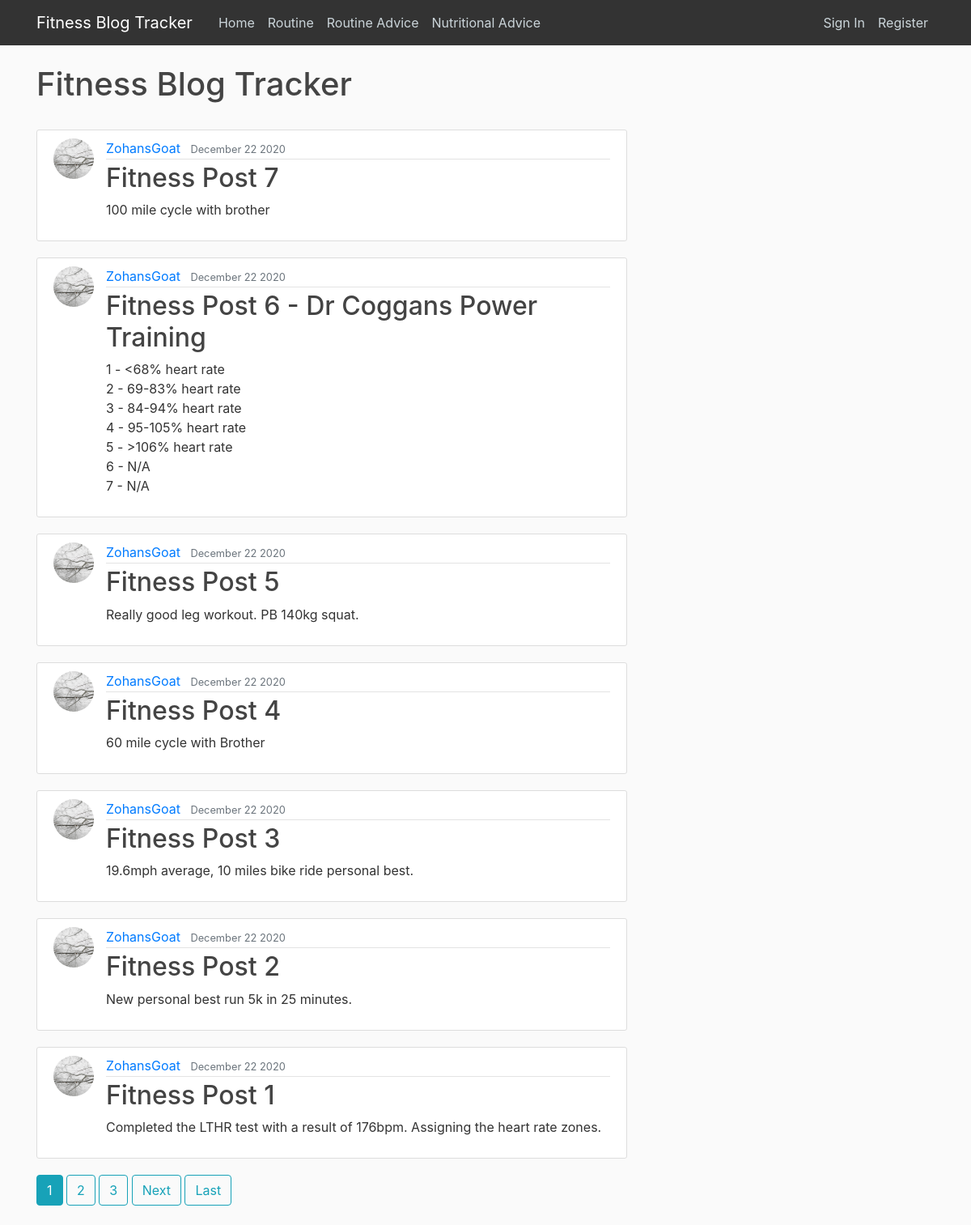
The page / on the database its author committed.
### FitnessBlog/models.py (models this page shows, shortened)
class Post(models.Model):
    post_title = models.CharField(max_length=50)
    post_content = models.TextField()
    post_date = models.DateTimeField(default=timezone.now)
    post_author = models.ForeignKey(User, on_delete=models.CASCADE)
    likes = models.ManyToManyField(User, related_name='blog_posts')  # Represents the like of the specific post

### users/models.py (models this page shows, shortened)
class Profile(models.Model):
    user = models.OneToOneField(User, on_delete=models.CASCADE)
    image = models.ImageField(default='default.jpg', upload_to='profile_pictures')

### FitnessBlog/views.py (the view)
# urls.py: path('', PostListView.as_view(), name='FitnessBlog-index'),
class PostListView(ListView):
    model = Post
    template_name = 'FitnessBlog/index.html'
    context_object_name = 'posts_info'
    ordering = ['-post_date']
    paginate_by = 7  # Amount of posts per page

### FitnessBlog/templates/FitnessBlog/index.html (shortened to what this page needs)
{% extends "FitnessBlog/base.html" %}
{% block content %}
    <h1>Fitness Blog Tracker</h1>
    <br>
    {% for post_display in posts_info %}
        <article class="media post-segment">
        <img class="rounded-circle post-image" src="{{ post_display.post_author.profile.image.url }}">
          <div class="media-body">
            <div class="post-info">
              <a class="mr-2" href="{% url 'individual_posts' post_display.post_author.username %}">{{ post_display.post_author }}</a>
              <small class="text-muted">{{ post_display.post_date|date:"F d Y" }}</small>
            </div>
            <h2><a class="post-title" href="{% url 'post-detail' post_display.id %}">{{ post_display.post_title}}</a></h2>
            <p class="post-content">{{ post_display.post_content }}</p>
          </div>
        </article>
    {% endfor %}
    {% if is_paginated %}
        {% for pages in page_obj.paginator.page_range %}
            {% if page_obj.number == pages %}
                <a class="btn btn-info mb-4" href="?page={{ pages }}">{{ pages }}</a>
            {% elif pages > page_obj.number|add:'-3' and pages < page_obj.number|add:'3' %}
                <a class="btn btn-outline-info mb-4" href="?page={{ pages }}">{{ pages }}</a>
            {% endif %}
        {% endfor %}
        {% if page_obj.has_next %}
            <a class="btn btn-outline-info mb-4" href="?page={{ page_obj.next_page_number }}">Next</a>
            <a class="btn btn-outline-info mb-4" href="?page={{ page_obj.paginator.num_pages }}">Last</a>
        {% endif %}
    {% endif %}
{% endblock content %}

### FitnessBlog/templates/FitnessBlog/base.html (shortened to what this page needs)
{% load static %}
<!DOCTYPE html>
<html>
<head>
    <link rel="stylesheet" href="https://maxcdn.bootstrapcdn.com/bootstrap/4.0.0/css/bootstrap.min.css">
    <link rel="stylesheet" type="text/css" href="{% static 'FitnessBlog/main.css' %}">
</head>
<body>
    <header class="website-title">
      <nav class="navbar navbar-expand-md navbar-dark background-color fixed-top">
        <div class="container">
          <a class="navbar-brand mr-4" href="/">Fitness Blog Tracker</a>
          <div class="collapse navbar-collapse" id="navbarToggle">
            <div class="navbar-nav mr-auto">
              <a class="nav-item nav-link" href="{% url 'FitnessBlog-index' %}">Home</a>
              <a class="nav-item nav-link" href="{% url 'FitnessBlog-routine' %}">Routine</a>
                <a class="nav-item nav-link" href="{% url 'FitnessBlog-routine_advice' %}">Routine Advice</a>
                <a class="nav-item nav-link" href="{% url 'FitnessBlog-nutritional_advice' %}">Nutritional Advice</a>
            </div>
            <div class="navbar-nav">
                {% if user.is_authenticated %}
                    <a class="nav-item nav-link" href="{% url 'post-create' %}">Create Post</a>
                    <a class="nav-item nav-link" href="{% url 'profile' %}">Profile</a>
                    <a class="nav-item nav-link" href="{% url 'signout' %}">Sign Out</a>
                {% else %}
                    <a class="nav-item nav-link" href="{% url 'signin' %}">Sign In</a>
                    <a class="nav-item nav-link" href="{% url 'registration' %}">Register</a>
                {% endif %}
            </div>
          </div>
        </div>
      </nav>
    </header>
    <main role="main" class="container">
      <div class="row">
        <div class="col-md-8">
            {% block content %}{% endblock %}
        </div>
      </div>
    </main>
</body>
</html>

### FitnessBlog/static/FitnessBlog/main.css (style rules this page uses)
body { background: #fafafa; color: #333333; margin-top: 5rem; }
h1, h2 { color: #444444; }
.navbar { background-color: #333333 !important; border-color: #E7E7E7 !important; }
.background-color { background-color: #263238 }
.website-title .navbar-nav .nav-link { color: #cbd5da; }
.post-segment { background: white; padding: 10px 20px; border: 1px solid #dddddd; border-radius: 3px; margin-bottom: 20px; }
.post-title { color: #444444; }
.post-content { white-space: pre-line; }
.post-image { height: 50px; width: 50px; margin-right: 15px; }
.post-info { padding-bottom: 1px; margin-bottom: 4px; border-bottom: 1px solid #e3e3e3 }

### rows shown on the page
Post: post_author.profile.image (placeholder picture), post_author "ZohansGoat", post_date "December 22 2020", post_title "Fitness Post 7", post_content "100 mile cycle with brother"
Post: post_author.profile.image (placeholder picture), post_author "ZohansGoat", post_date "December 22 2020", post_title "Fitness Post 6 - Dr Coggans Power Training", post_content "1 - <68% heart rate 2 - 69-83% heart rate 3 - 84-94% heart rate 4 - 95-105% heart rate 5 - >106% heart rate 6 - N/A 7 - N/A"
Post: post_author.profile.image (placeholder picture), post_author "ZohansGoat", post_date "December 22 2020", post_title "Fitness Post 5", post_content "Really good leg workout. PB 140kg squat."
Post: post_author.profile.image (placeholder picture), post_author "ZohansGoat", post_date "December 22 2020", post_title "Fitness Post 4", post_content "60 mile cycle with Brother"
Post: post_author.profile.image (placeholder picture), post_author "ZohansGoat", post_date "December 22 2020", post_title "Fitness Post 3", post_content "19.6mph average, 10 miles bike ride personal best."
Post: post_author.profile.image (placeholder picture), post_author "ZohansGoat", post_date "December 22 2020", post_title "Fitness Post 2", post_content "New personal best run 5k in 25 minutes."
Post: post_author.profile.image (placeholder picture), post_author "ZohansGoat", post_date "December 22 2020", post_title "Fitness Post 1", post_content "Completed the LTHR test with a result of 176bpm. Assigning the heart rate zones."

### other values the page prints
{{ pages }} "1"
{{ pages }} "2" "3"
